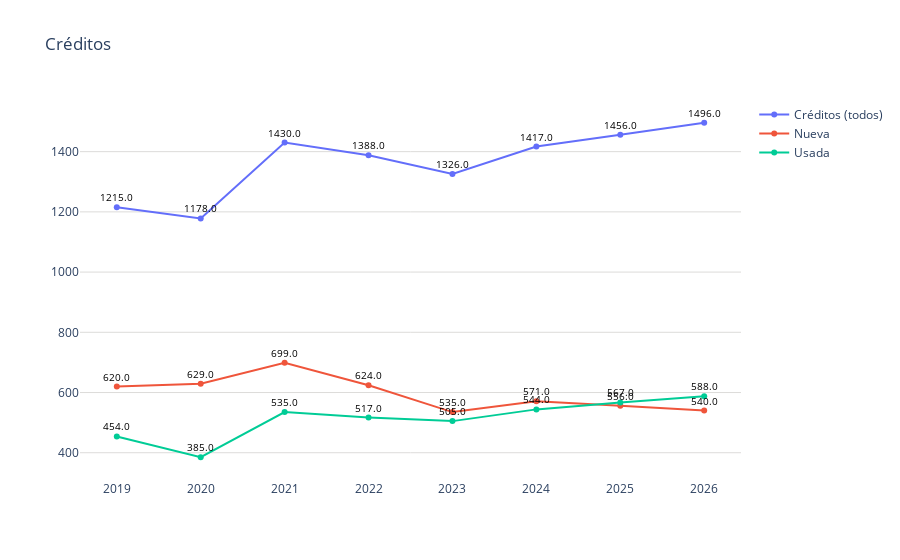

The notebook cell saved with this chart:
### Code cell
# Datos
año = conteo_tres_pachuca['año']
modalidades = conteo_tres_pachuca['modalidad']
creditos = conteo_tres_pachuca['num_registros']

fig = go.Figure()
# Agregar líneas para cada modalidad
for modalidad in modalidades.unique():
    df_modalidad = conteo_tres_pachuca[conteo_tres_pachuca['modalidad'] == modalidad]
    fig.add_trace(go.Scatter(
        x=df_modalidad['año'],
        y=df_modalidad['num_registros'].apply(lambda x: float(x.replace(',', ''))),  # Usar los montos limpios
        mode='markers+lines',
        name=modalidad
    ))
fig.update_layout(
    title='Créditos',
    yaxis=dict(gridcolor='#dddcda'),
    plot_bgcolor='rgba(0,0,0,0)',  # Color de fondo del gráfico
)
for trace in fig.data:
    df_modalidad = conteo_tres_pachuca[conteo_tres_pachuca['modalidad'] == trace.name]
    for i, point in enumerate(trace.y):
        # No formatear el valor del monto como moneda
        fig.add_annotation(
            x=trace.x[i], 
            y=point, 
            text=f'{point}',  # Mostrar el valor simple del punto
            showarrow=False,
            font=dict(color='black', size=10),
            yshift=10
        )


# Exportar gráfica como archivo HTML
def guardar_grafico_como_html(fig, nombre_archivo, carpeta='graficas'):
    # Crear la carpeta si no existe
    if not os.path.exists(carpeta):
        os.makedirs(carpeta)
    
    # Gráfica como archivo HTML en la carpeta especificada
    pio.write_html(fig, f'{carpeta}/{nombre_archivo}.html')

guardar_grafico_como_html(fig, 'g_scatt_forecastcredit_conteo_pachuca', carpeta='graficas')
fig.show()

### Figure 1 — Plotly figure (JSON) as saved in the notebook; plotly's stock layout.template omitted (floating-point values rounded to 4 significant figures)
{"data": [{"mode": "markers+lines", "name": "Créditos (todos)", "type": "scatter", "x": [2019, 2020, 2021, 2022, 2023, 2024, 2025, 2026], "y": [1215, 1178, 1430, 1388, 1326, 1417, 1456, 1496]}, {"mode": "markers+lines", "name": "Nueva", "type": "scatter", "x": [2019, 2020, 2021, 2022, 2023, 2024, 2025, 2026], "y": [620, 629, 699, 624, 535, 571, 556, 540]}, {"mode": "markers+lines", "name": "Usada", "type": "scatter", "x": [2019, 2020, 2021, 2022, 2023, 2024, 2025, 2026], "y": [454, 385, 535, 517, 505, 544, 567, 588]}], "layout": {"annotations": [{"font": {"color": "black", "size": 10}, "showarrow": false, "text": "1215.0", "x": 2019, "y": 1215, "yshift": 10}, {"font": {"color": "black", "size": 10}, "showarrow": false, "text": "1178.0", "x": 2020, "y": 1178, "yshift": 10}, {"font": {"color": "black", "size": 10}, "showarrow": false, "text": "1430.0", "x": 2021, "y": 1430, "yshift": 10}, {"font": {"color": "black", "size": 10}, "showarrow": false, "text": "1388.0", "x": 2022, "y": 1388, "yshift": 10}, {"font": {"color": "black", "size": 10}, "showarrow": false, "text": "1326.0", "x": 2023, "y": 1326, "yshift": 10}, {"font": {"color": "black", "size": 10}, "showarrow": false, "text": "1417.0", "x": 2024, "y": 1417, "yshift": 10}, {"font": {"color": "black", "size": 10}, "showarrow": false, "text": "1456.0", "x": 2025, "y": 1456, "yshift": 10}, {"font": {"color": "black", "size": 10}, "showarrow": false, "text": "1496.0", "x": 2026, "y": 1496, "yshift": 10}, {"font": {"color": "black", "size": 10}, "showarrow": false, "text": "620.0", "x": 2019, "y": 620, "yshift": 10}, {"font": {"color": "black", "size": 10}, "showarrow": false, "text": "629.0", "x": 2020, "y": 629, "yshift": 10}, {"font": {"color": "black", "size": 10}, "showarrow": false, "text": "699.0", "x": 2021, "y": 699, "yshift": 10}, {"font": {"color": "black", "size": 10}, "showarrow": false, "text": "624.0", "x": 2022, "y": 624, "yshift": 10}, {"font": {"color": "black", "size": 10}, "showarrow": false, "text": "535.0", "x": 2023, "y": 535, "yshift": 10}, {"font": {"color": "black", "size": 10}, "showarrow": false, "text": "571.0", "x": 2024, "y": 571, "yshift": 10}, {"font": {"color": "black", "size": 10}, "showarrow": false, "text": "556.0", "x": 2025, "y": 556, "yshift": 10}, {"font": {"color": "black", "size": 10}, "showarrow": false, "text": "540.0", "x": 2026, "y": 540, "yshift": 10}, {"font": {"color": "black", "size": 10}, "showarrow": false, "text": "454.0", "x": 2019, "y": 454, "yshift": 10}, {"font": {"color": "black", "size": 10}, "showarrow": false, "text": "385.0", "x": 2020, "y": 385, "yshift": 10}, {"font": {"color": "black", "size": 10}, "showarrow": false, "text": "535.0", "x": 2021, "y": 535, "yshift": 10}, {"font": {"color": "black", "size": 10}, "showarrow": false, "text": "517.0", "x": 2022, "y": 517, "yshift": 10}, {"font": {"color": "black", "size": 10}, "showarrow": false, "text": "505.0", "x": 2023, "y": 505, "yshift": 10}, {"font": {"color": "black", "size": 10}, "showarrow": false, "text": "544.0", "x": 2024, "y": 544, "yshift": 10}, {"font": {"color": "black", "size": 10}, "showarrow": false, "text": "567.0", "x": 2025, "y": 567, "yshift": 10}, {"font": {"color": "black", "size": 10}, "showarrow": false, "text": "588.0", "x": 2026, "y": 588, "yshift": 10}], "plot_bgcolor": "rgba(0,0,0,0)", "title": {"text": "Créditos"}, "yaxis": {"gridcolor": "#dddcda"}}}
